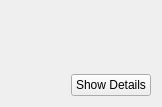
<?xml version="1.0" encoding="UTF-8"?>
<ui version="4.0">
 <class>LogViewer::CLogViewer</class>
 <widget class="QWidget" name="LogViewer::CLogViewer">
  <property name="geometry">
   <rect>
    <x>0</x>
    <y>0</y>
    <width>162</width>
    <height>107</height>
   </rect>
  </property>
  <property name="windowTitle">
   <string>Form</string>
  </property>
  <layout class="QGridLayout" name="gridLayout">
   <item row="0" column="0">
    <layout class="QVBoxLayout" name="verticalLayout">
     <item>
      <widget class="MainMenu::CScrollTable" name="widget" native="true"/>
     </item>
     <item>
      <spacer name="verticalSpacer">
       <property name="orientation">
        <enum>Qt::Vertical</enum>
       </property>
       <property name="sizeHint" stdset="0">
        <size>
         <width>20</width>
         <height>13</height>
        </size>
       </property>
      </spacer>
     </item>
     <item>
      <layout class="QHBoxLayout" name="horizontalLayout">
       <item>
        <spacer name="horizontalSpacer">
         <property name="orientation">
          <enum>Qt::Horizontal</enum>
         </property>
         <property name="sizeHint" stdset="0">
          <size>
           <width>13</width>
           <height>20</height>
          </size>
         </property>
        </spacer>
       </item>
       <item>
        <widget class="QPushButton" name="showDetailsBtn">
         <property name="text">
          <string>Show Details</string>
         </property>
        </widget>
       </item>
      </layout>
     </item>
    </layout>
   </item>
  </layout>
 </widget>
 <customwidgets>
  <customwidget>
   <class>MainMenu::CScrollTable</class>
   <extends>QWidget</extends>
   <header>MainMenu/Include/ScrollTable.h</header>
   <container>1</container>
  </customwidget>
 </customwidgets>
 <resources/>
 <connections/>
</ui>
